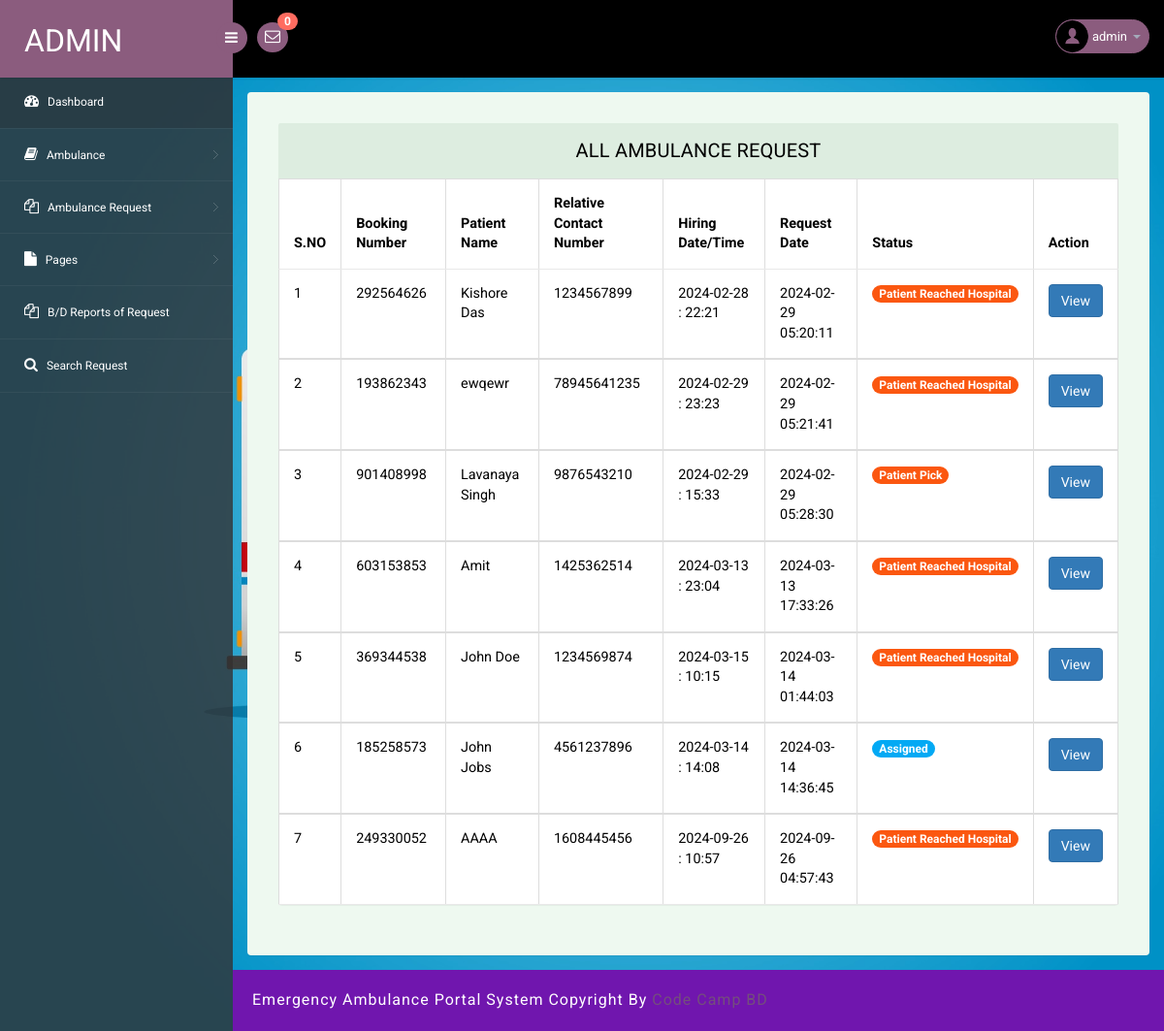
The app's page /admin/all-amublance-request.php (signed in) with its own data.
### tables this page shows
CREATE TABLE `tblambulancehiring` (
  `ID` int(11) NOT NULL,
  `BookingNumber` int(10) DEFAULT NULL,
  `PatientName` varchar(250) DEFAULT NULL,
  `RelativeName` varchar(250) DEFAULT NULL,
  `RelativeConNum` bigint(11) DEFAULT NULL,
  `HiringDate` varchar(250) DEFAULT NULL,
  `HiringTime` varchar(250) DEFAULT NULL,
  `AmbulanceType` int(5) DEFAULT NULL,
  `Address` mediumtext DEFAULT NULL,
  `City` mediumtext DEFAULT NULL,
  `State` mediumtext DEFAULT NULL,
  `Message` longtext DEFAULT NULL,
  `BookingDate` timestamp NULL DEFAULT current_timestamp(),
  `Remark` varchar(250) DEFAULT NULL,
  `Status` varchar(250) DEFAULT NULL,
  `AmbulanceRegNo` varchar(250) DEFAULT NULL,
  `UpdationDate` timestamp NULL DEFAULT NULL ON UPDATE current_timestamp()
);

### admin/all-amublance-request.php (the view, shortened to what this page needs)
<?php
include('includes/dbconnection.php');
if (strlen($_SESSION['eahpaid']==0)) {
  header('location:logout.php');
  } else{
?>
<!DOCTYPE html>
<head>
<link rel="stylesheet" href="css/bootstrap.min.css" >
<link href="css/style.css" rel='stylesheet' type='text/css' />
<link href="css/style-responsive.css" rel="stylesheet"/>
<link rel="stylesheet" href="css/font.css" type="text/css"/>
<link href="css/font-awesome.css" rel="stylesheet">
</head>
<body>
<section id="container">
<?php include_once('includes/header.php');?>
<?php include_once('includes/sidebar.php');?>
<section id="main-content">
	<section class="wrapper">
		<div class="table-agile-info">
 <div class="panel panel-default">
    <div class="panel-heading">
     All Ambulance Request
    </div>
    <div>
      <table class="table table-bordered">
        <thead>
          <tr>
            <th data-breakpoints="xs">S.NO</th>
            <th>Booking Number</th>
            <th>Patient Name</th>
            <th>Relative Contact Number</th>
            <th>Hiring Date/Time</th>
            <th>Request Date</th>
            <th>Status</th>
            <th data-breakpoints="xs">Action</th>
          </tr>
        </thead>
        <?php
$ret=mysqli_query($con,"select * from  tblambulancehiring");
$cnt=1;
$count=mysqli_num_rows($ret);
if($count>0){
while ($row=mysqli_fetch_array($ret)) {
?>
        <tbody>
          <tr data-expanded="true">
            <td><?php echo $cnt;?></td>
              <td><?php  echo $row['BookingNumber'];?></td>
              <td><?php  echo $row['PatientName'];?></td>
                  <td><?php  echo $row['RelativeConNum'];?></td>
                  <td><?php  echo $row['HiringDate'];?> : <?php  echo $row['HiringTime'];?></td>
                  <td><?php  echo $row['BookingDate'];?></td>
                                   <td> <?php   $pstatus=$row['Status'];
                 if($pstatus==""){ ?>
<span class="badge badge-info">New</span>
 <?php } elseif($pstatus=="Assigned"){ ?>
<span } class="badge badge-primary">Assigned</span>
 <?php } elseif($pstatus=="On the way"){ ?>
<span class="badge badge-primary">On the Way</span>
 <?php } elseif($pstatus=="Pickup"){ ?>
<span class="badge badge-success">Patient Pick</span>
 <?php } elseif($pstatus=="Reached"){ ?>
<span class="badge badge-success">Patient Reached Hospital</span>
 <?php } elseif($pstatus=="Rejected"){ ?>
<span class="badge badge-success">Rejected</span>
<?php } ?>
</td>
                  <td><a href="booking-details.php?id=<?php echo $row['ID'];?>&&bookingnum=<?php echo $row['BookingNumber'];?>" class="btn btn-primary">View</a></td>
                </tr>
                <?php
$cnt=$cnt+1;
} } else {?>
<tr>
  <th colspan="8" style="color:red">No Record Found</th>
</tr>
<?php } ?>
 </tbody>
            </table>
    </div>
  </div>
</div>
</section>
		 <?php include_once('includes/footer.php');?>
</section>
</section>
</body>
</html>
<?php }  ?>

### admin/includes/header.php (shortened to what this page needs)
<?php
include('includes/dbconnection.php');
?>
<header class="header fixed-top clearfix">
<div class="brand">
    <a href="dashboard.php" class="logo">
        Admin
    </a>
    <div class="sidebar-toggle-box">
        <div class="fa fa-bars"></div>
    </div>
</div>
<div class="nav notify-row" id="top_menu">
    <ul class="nav top-menu">
<?php
$ret1=mysqli_query($con,"select * from tblambulancehiring
 where   (tblambulancehiring.Status is null || tblambulancehiring.Status='')");
$num=mysqli_num_rows($ret1);
?>
        <li id="header_inbox_bar" class="dropdown">
            <a data-toggle="dropdown" class="dropdown-toggle" href="#">
                <i class="fa fa-envelope-o"></i>
                <span class="badge bg-important"><?php echo $num;?></span>
            </a>
        </li>
    </ul>
</div>
<div class="top-nav clearfix">
    <ul class="nav pull-right top-menu">
        <li class="dropdown">
            <a data-toggle="dropdown" class="dropdown-toggle" href="#">
                <?php
$adid=$_SESSION['eahpaid'];
$ret=mysqli_query($con,"select AdminName from tbladmin where ID='$adid'");
$row=mysqli_fetch_array($ret);
$name=$row['AdminName'];
?>
                <img alt="" src="images/2.png">
                <span class="username"><?php echo $name; ?></span>
                <b class="caret"></b>
            </a>
        </li>
    </ul>
</div>
</header>

### admin/css/style.css (style rules this page uses)
ul, ol { margin: 0; }
html, body { font-family: 'Roboto', sans-serif; font-size: 100%; overflow-x: hidden; background: url(../images/bg.jpg) no-repeat 0px 0px; background-size:cover; }
body a { transition: 0.5s all ease; -webkit-transition: 0.5s all ease; -moz-transition: 0.5s all ease; -o-transition: 0.5s all ease; -ms-transition: 0.5s all ease; text-decoration:none; }
ul,label { margin:0; padding:0; }
#main-content { margin-left:240px; -webkit-transition:all .3s ease-in-out; -moz-transition:all .3s ease-in-out; -o-transition:all .3s ease-in-out; transition:all .3s ease-in-out; }
.header { left:0; right:0; z-index:1002; background:#000; -webkit-transition:all .3s ease-in-out; -moz-transition:all .3s ease-in-out; -o-transition:all .3s ease-in-out; transition:all .3s ease-in-out; }
.fixed-top { position:fixed; box-shadow:1px 0 3px rgba(0,0,0,.15); }
.wrapper { display:inline-block; margin-top:80px; padding:15px; width:100%; }
.brand { background:#8b5c7e; float:left; width:240px; height:80px; position:relative; }
a.logo { font-size:32px; color:#fff; float:left; margin:20px 0 0 25px; text-transform:uppercase; }
#top_menu .nav>li,ul.top-menu>li { float:left; }
.notify-row { float:left; margin-top:23px; margin-left:25px; }
ul.top-menu { margin-right:15px; margin-top: 0; }
ul.top-menu > li > a { color: #fff; font-size: 16px; background: #8b5c7e; padding: 4px 8px; margin-right: 15px; border-radius: 50%; -webkit-border-radius: 50%; padding-right: 8px !important; }
.notify-row .badge { position:absolute; right:-10px; top:-10px; z-index:100; }
.top-nav { margin-top:20px; }
.top-nav img { border-radius:50%; -webkit-border-radius:50%; width:33px; }
.top-nav .username { font-size:13px; color:#fff; }
.top-nav ul.top-menu>li>a { border-radius: 100px; -webkit-border-radius: 100px; padding: 0px; background: none; margin-right: 0; border: 1px solid #8b5c7e; background: #8b5c7e; }
.top-nav ul.top-menu>li { margin-left:10px; }
.top-nav .nav .caret { border-bottom-color:#A4AABA; border-top-color:#A4AABA; }
.sidebar-toggle-box { float:left; margin-top:23px; margin-left:-15px; background:#8b5c7e; border-radius:50%; -webkit-border-radius:50%; width:32px; height:32px; position:absolute; right:-15px; }
.sidebar-toggle-box .fa-bars { cursor:pointer; display:inline-block; font-size:15px; padding:8px 8px 8px 9px; color:#fff; }
.panel-heading { position: relative; height: 57px; line-height: 57px; letter-spacing: 0.2px; color: #000; font-size: 18px; font-weight: 400; padding: 0 16px; background:#ddede0; border-top-right-radius: 2px; border-top-left-radius: 2px; text-transform: uppercase; text-align: center; }
.panel { border: none ! important; }
.table>thead>tr>th { border-bottom: 1px solid #e1ab91 ! important; }
.table>tbody>tr>td, .table>tbody>tr>th, .table>tfoot>tr>td, .table>tfoot>tr>th, .table>thead>tr>td, .table>thead>tr>th { border-bottom: 1px solid #e9e9e9 ! important; }
.table > thead > tr > th, .table > tbody > tr > th, .table > tfoot > tr > th, .table > thead > tr > td, .table > tbody > tr > td, .table > tfoot > tr > td { border-top: none !important; }
.badge-primary { background-color: #03a9f4; }
.badge-success { background-color: #fb5710; }
.table td, .table>tbody>tr>td, .table>tbody>tr>th, .table>tfoot>tr>td, .table>tfoot>tr>th, .table>thead>tr>td, .table>thead>tr>th { padding: 15px!important; }
.table > thead > tr > th, .table > tbody > tr > th, .table > tfoot > tr > th, .table > thead > tr > td, .table > tbody > tr > td, .table > tfoot > tr > td { font-size: 0.9em; color: #000; border-top: none !important; }
.table-agile-info { background: #eef9f0; padding: 2em; border-radius: 4px; -webkit-box-shadow: 0 1px 1px rgba(0,0,0,.05); box-shadow: 0 1px 1px rgba(0,0,0,.05); }
.panel-default>.panel-heading { color: #000000 ! important; background-color: #ddede0 ! important; border-color: #ddede0 ! important; font-size: 20px; }
.badge.bg-important { background: #ff6c60; }

### records on screen
tblambulancehiring: BookingNumber "292564626", PatientName "Kishore Das", RelativeConNum "1234567899", HiringDate "2024-02-28", HiringTime "22:21", BookingDate "2024-02-29 05:20:11", Status "Patient Reached Hospital"
tblambulancehiring: BookingNumber "193862343", PatientName "ewqewr", RelativeConNum "78945641235", HiringDate "2024-02-29", HiringTime "23:23", BookingDate "2024-02-29 05:21:41", Status "Patient Reached Hospital"
tblambulancehiring: BookingNumber "901408998", PatientName "Lavanaya Singh", RelativeConNum "9876543210", HiringDate "2024-02-29", HiringTime "15:33", BookingDate "2024-02-29 05:28:30", Status "Patient Pick"
tblambulancehiring: BookingNumber "603153853", PatientName "Amit", RelativeConNum "1425362514", HiringDate "2024-03-13", HiringTime "23:04", BookingDate "2024-03-13 17:33:26", Status "Patient Reached Hospital"
tblambulancehiring: BookingNumber "369344538", PatientName "John Doe", RelativeConNum "1234569874", HiringDate "2024-03-15", HiringTime "10:15", BookingDate "2024-03-14 01:44:03", Status "Patient Reached Hospital"
tblambulancehiring: BookingNumber "185258573", PatientName "John Jobs", RelativeConNum "4561237896", HiringDate "2024-03-14", HiringTime "14:08", BookingDate "2024-03-14 14:36:45", Status "Assigned"
tblambulancehiring: BookingNumber "249330052", PatientName "AAAA", RelativeConNum "1608445456", HiringDate "2024-09-26", HiringTime "10:57", BookingDate "2024-09-26 04:57:43", Status "Patient Reached Hospital"

### other values on screen
$num "0"
$name "admin"
